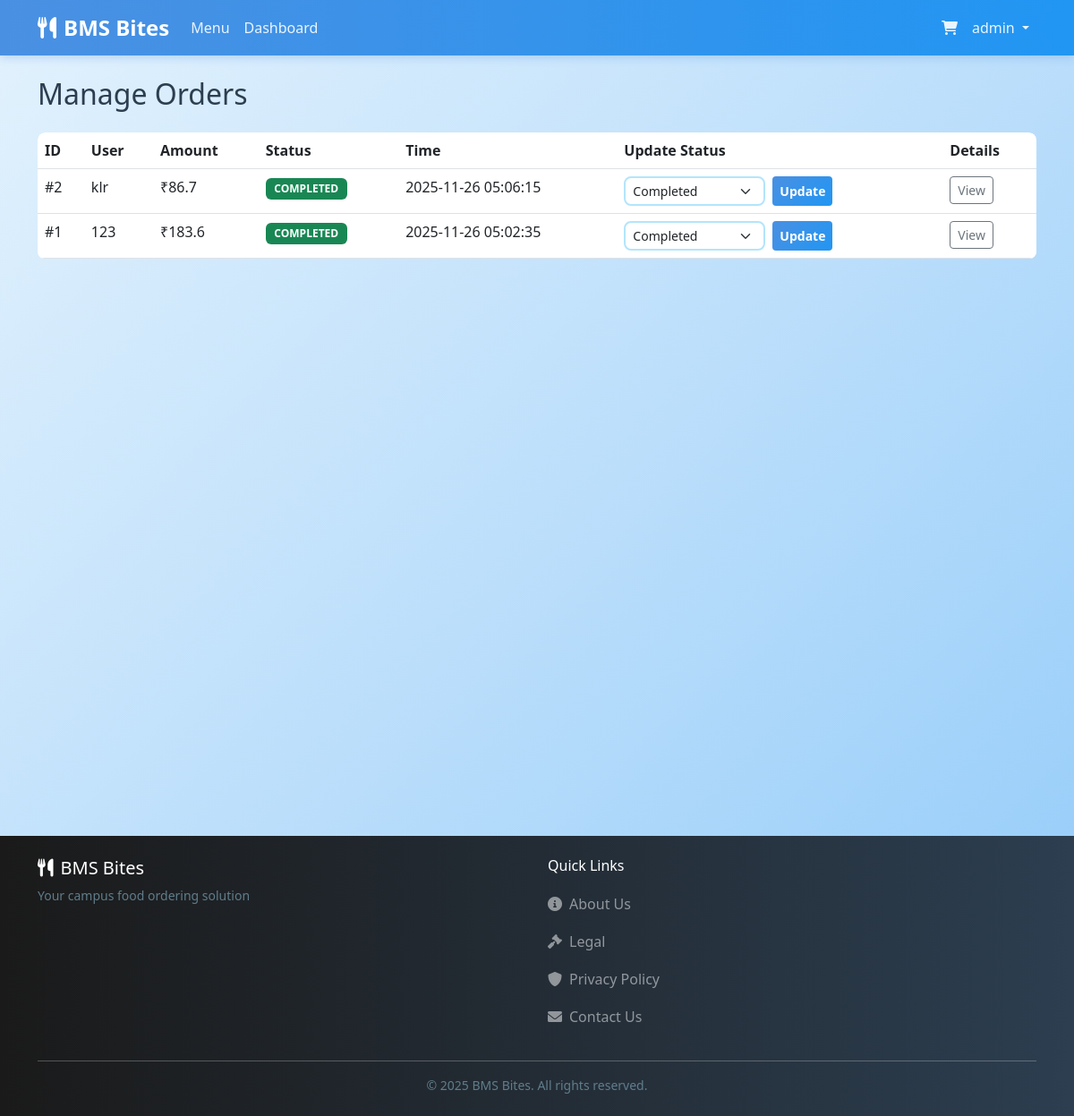
The app's page /admin/orders (signed in), older data.
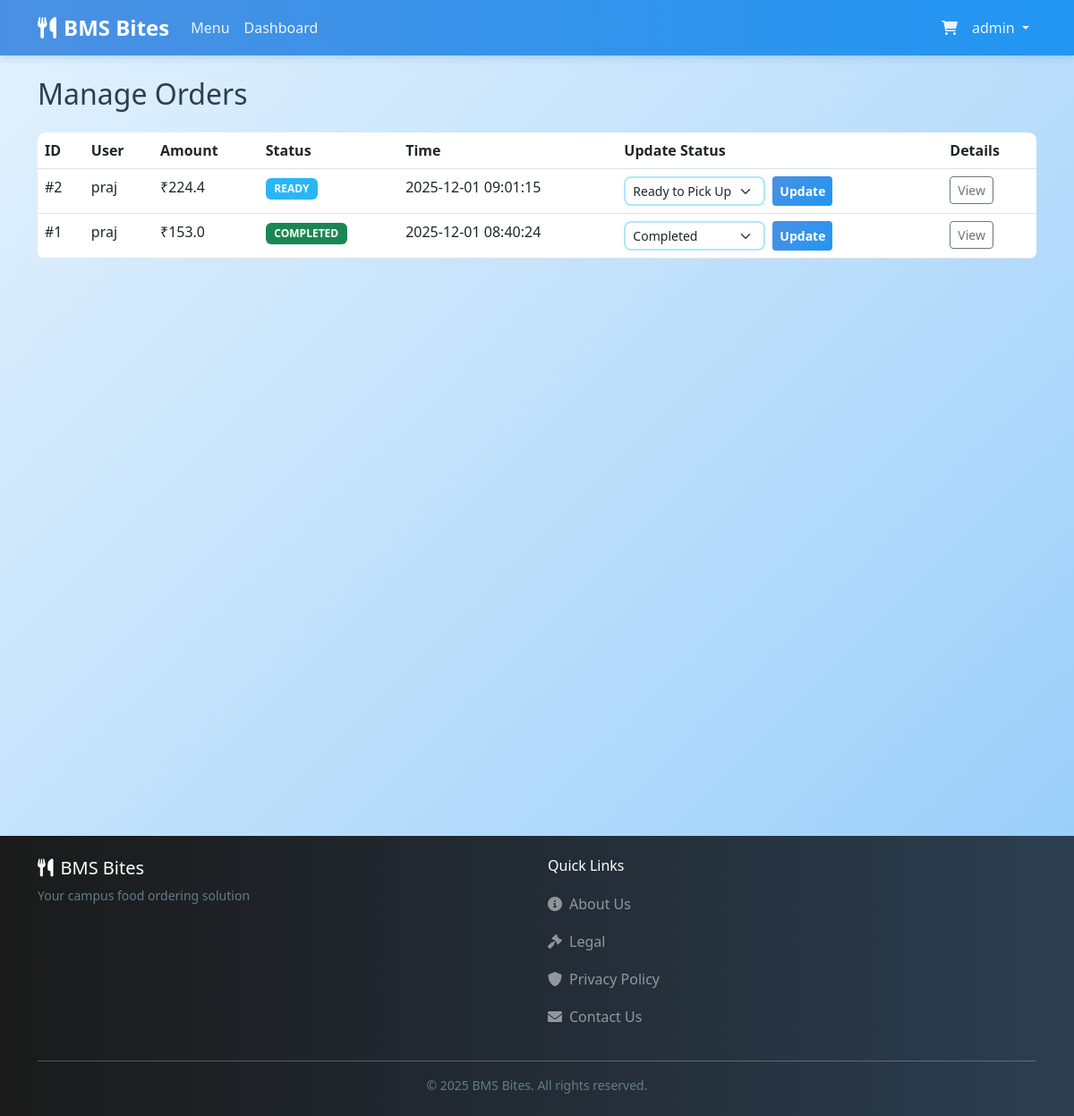
The same page, newer data.
### tables this page shows
CREATE TABLE orders (
    id INTEGER PRIMARY KEY AUTOINCREMENT,
    user_id INTEGER NOT NULL,
    canteen_id INTEGER NOT NULL,
    total_amount REAL NOT NULL,
    platform_fee REAL DEFAULT 0.0,
    status TEXT NOT NULL DEFAULT 'preparing', -- 'preparing', 'ready', 'completed'
    pickup_time TEXT,
    created_at TIMESTAMP DEFAULT CURRENT_TIMESTAMP,
    FOREIGN KEY (user_id) REFERENCES users (id),
    FOREIGN KEY (canteen_id) REFERENCES canteens (id)
);

CREATE TABLE users (
    id INTEGER PRIMARY KEY AUTOINCREMENT,
    username TEXT UNIQUE NOT NULL,
    password_hash TEXT NOT NULL,
    role TEXT NOT NULL DEFAULT 'customer', -- 'customer' or 'admin'
    created_at TIMESTAMP DEFAULT CURRENT_TIMESTAMP
);

### routes/admin.py (the view)
@admin_bp.route('/orders')
@admin_required
def manage_orders():
    orders = order_mgr.get_all_orders()
    return render_template('manage_orders.html', orders=orders)

### app.py (called while the page is built)
@app.context_processor
def inject_session():
    return dict(session=session)

### routes/admin.py (called while the page is built)
def admin_required(view):
    @functools.wraps(view)
    def wrapped_view(**kwargs):
        if session.get('role') != 'admin':
            flash('Admin access required', 'danger')
            return redirect(url_for('auth.login'))
        return view(**kwargs)
    return wrapped_view

### templates/manage_orders.html (shortened to what this page needs)
{% extends "layout.html" %}
{% block content %}
<h2 class="mb-4">Manage Orders</h2>
<div class="table-responsive">
    <table class="table table-hover">
        <thead>
            <tr>
                <th>ID</th>
                <th>User</th>
                <th>Amount</th>
                <th>Status</th>
                <th>Time</th>
                <th>Update Status</th>
                <th>Details</th>
            </tr>
        </thead>
        <tbody>
            {% for order in orders %}
            <tr>
                <td>#{{ order['id'] }}</td>
                <td>{{ order['username'] }}</td>
                <td>₹{{ order['total_amount'] }}</td>
                <td>
                    <span
                        class="badge bg-{{ 'warning' if order['status'] == 'preparing' else 'info' if order['status'] == 'ready' else 'success' }}">
                        {{ order['status']|upper }}
                    </span>
                </td>
                <td>{{ order['created_at'] }}</td>
                <td>
                    <form action="{{ url_for('admin.update_status', order_id=order['id']) }}" method="POST"
                        class="d-flex gap-2">
                        <select name="status" class="form-select form-select-sm" style="width: auto;">
                            <option value="ready" {% if order['status']=='ready' %}selected{% endif %}>Ready to Pick Up
                            </option>
                            <option value="completed" {% if order['status']=='completed' %}selected{% endif %}>Completed
                            </option>
                        </select>
                        <button type="submit" class="btn btn-sm btn-primary">Update</button>
                    </form>
                </td>
                <td>
                    <a href="{{ url_for('main.order_detail', order_id=order['id']) }}"
                        class="btn btn-sm btn-outline-secondary">View</a>
                </td>
            </tr>
            {% endfor %}
        </tbody>
    </table>
</div>
{% endblock %}

Row changes from the older to the newer data that the page shows:
changed orders id 2: username "klr" → "praj"; total_amount "86.7" → "224.4"; status "COMPLETED" → "READY"; created_at "2025-11-26 05:06:15" → "2025-12-01 09:01:15"; status "Completed" → "Ready to Pick Up"
changed orders "COMPLETED": username "123" → "praj"; total_amount "183.6" → "153.0"; created_at "2025-11-26 05:02:35" → "2025-12-01 08:40:24"
